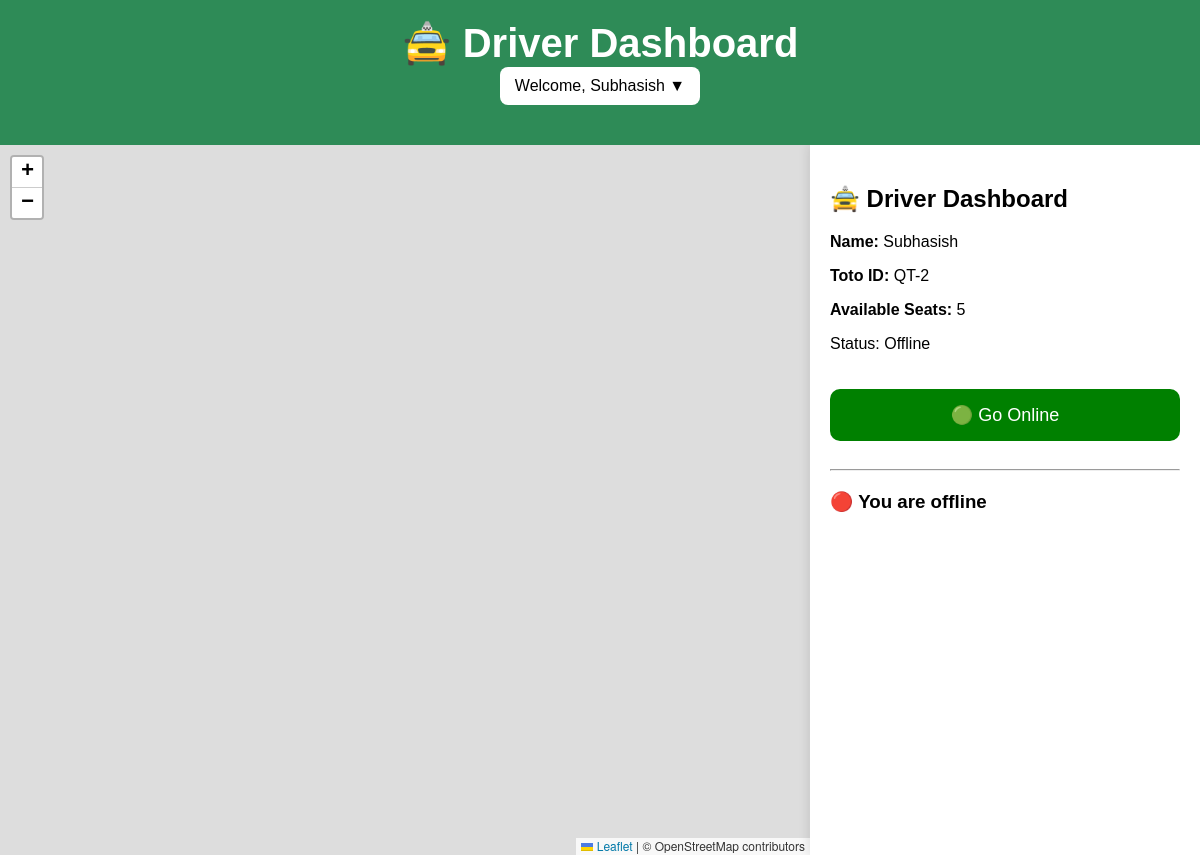
/driver (signed in), run on an earlier commit of the app's database.
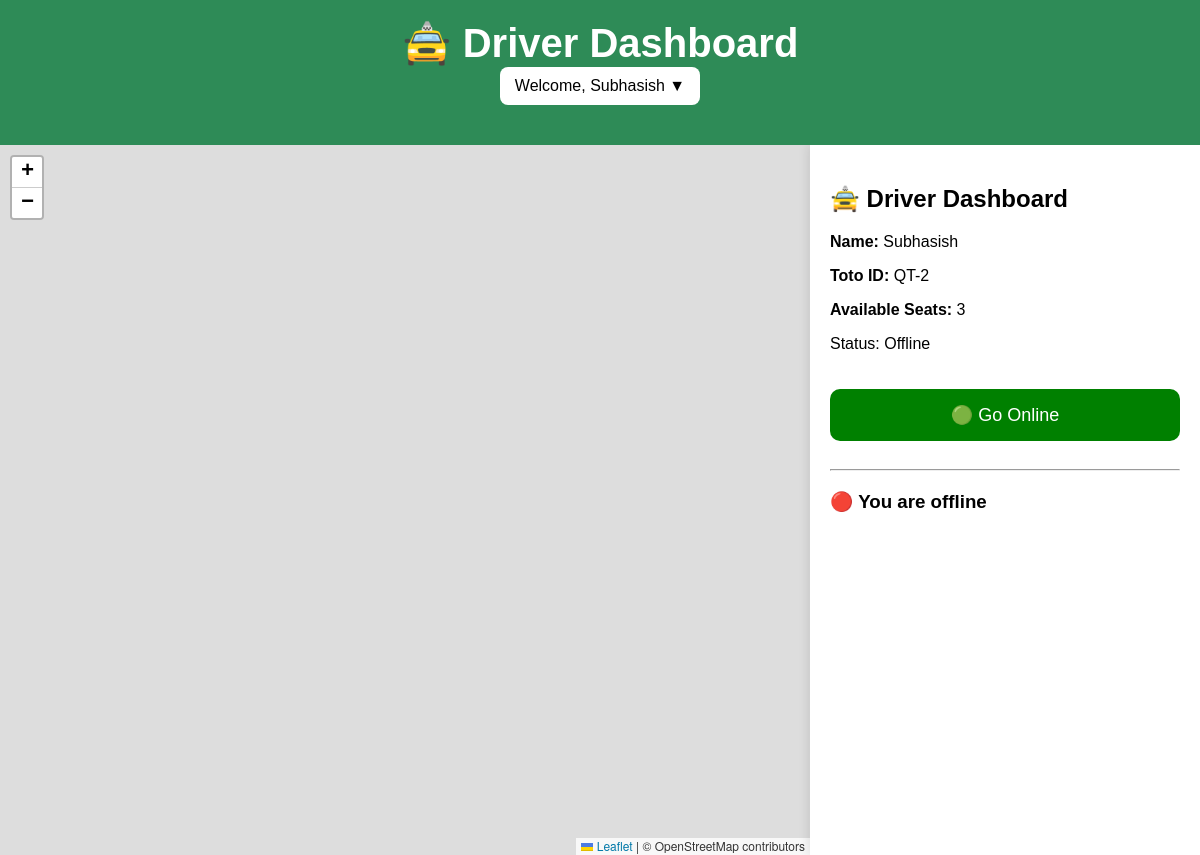
And on a later commit of the database.
### tables this page shows
CREATE TABLE drivers (

    id INTEGER PRIMARY KEY AUTOINCREMENT,

    user_id INTEGER,

    license_id TEXT,

    first_name TEXT,

    last_name TEXT,

    phone TEXT,

    email TEXT,

    toto_number TEXT,

    total_seats INTEGER,

    available_seats INTEGER,

    latitude REAL,

    longitude REAL,

    online INTEGER

);

### app.py (the view)
@app.route("/driver")
@app.route("/driver")
def driver():
    if "user_id" not in session:
        return redirect(
            "/login/driver"
        )
    if session["role"] != "driver":
        return redirect(
            "passenger"
        )
    user_id = session["user_id"]
    cursor.execute(
        '''

        SELECT *

        FROM drivers

        WHERE user_id = ?

        ''',
        (user_id,)
    )
    driver_data = cursor.fetchone()
    return render_template(
        "driver_dashboard.html",
        driver=driver_data
    )
    return render_template("driver_dashboard.html")

### templates/driver_dashboard.html (shortened to what this page needs)
<!DOCTYPE html>
<html lang="en">
<head>
    <link rel="stylesheet"
        href="{{ url_for('static', filename='style.css') }}">
</head>
<body>
    <div class="header">
        <h1>
            🚖 Driver Dashboard
        </h1>
        <div class="dropdown">
            <button class="dropbtn">
                Welcome,
                {{ driver[3] }}
                ▼
            </button>
        </div>
    </div>
    <div class="driver-layout">
        <div id="driverMap"></div>
        <div class="driver-panel">
            <h2>
                🚖 Driver Dashboard
            </h2>
            <p>
                <strong>Name:</strong>
                {{ driver[3] }}
            </p>
            <p>
                <strong>Toto ID:</strong>
                {{ driver[7] }}
            </p>
            <p>
                <strong>Available Seats:</strong>
                <span id="seatText">
                    {{ driver[9] }}
                </span>
            </p>
            <p id="availabilityText">
                Status: Offline
            </p>
            <button id="toggleBtn">
                🟢 Go Online
            </button>
            <hr>
            <div id="rideContainer">
                <h3>
                    🔴 You are offline
                </h3>
            </div>
        </div>
    </div>
    <link rel="stylesheet"
    href="https://unpkg.com/leaflet/dist/leaflet.css"/>
    <link rel="stylesheet"
    href="https://unpkg.com/leaflet-routing-machine/dist/leaflet-routing-machine.css"/>
</body>
</html>

### static/style.css (style rules this page uses)
body { margin: 0; font-family: Arial, sans-serif; background-color: #f4f4f4; }
.header { background-color: #2e8b57; color: white; text-align: center; padding: 20px; }
.header h1 { margin: 0; font-size: 40px; }
button { width: 100%; padding: 15px; margin-bottom: 20px; border: none; border-radius: 8px; background-color: #2e8b57; color: white; font-size: 16px; cursor: pointer; transition: 0.3s; }
.dropdown { position: relative; display: inline-block; }
.dropbtn { background-color: white; color: black; padding: 10px 15px; border: none; border-radius: 8px; cursor: pointer; }
.driver-layout { display: flex; height: calc(100vh - 90px); }
#driverMap { flex: 1; height: calc(100vh - 90px); position: relative; }
.driver-panel { width: 350px; background: white; padding: 20px; overflow-y: auto; box-shadow: -2px 0 10px rgba(0,0,0,0.1); position: relative; z-index: 1000; }
#toggleBtn { width: 100%; padding: 15px; border: none; border-radius: 10px; background: green; color: white; font-size: 18px; cursor: pointer; margin-top: 20px; }
#rideContainer { margin-top: 20px; }
.header { position: relative; z-index: 2000; }
.dropdown { position: relative; z-index: 3000; }
.leaflet-container { z-index: 1; }

What changed in the data, as far as the page shows it:
changed drivers "Subhasish": available_seats "5" → "3"
